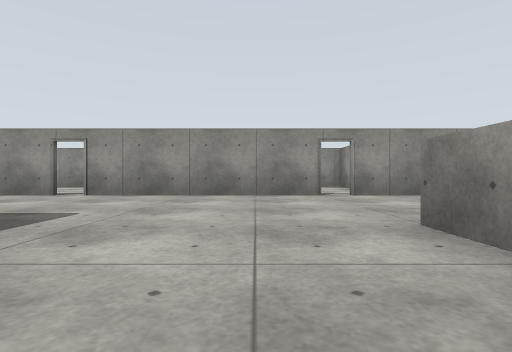
view 1 (above)

24 first-person views from a walk through a robot-simulator world made for Gazebo. The camera is 0.72 m above the floor, looks level and sees 80° across. The floor is counted in squares, 2.5 m on a side. Each view is taken from the middle of a square. On the plan, view 1 faces up. The plan holds only what a view shows up to about 9 squares ahead; the rest is blank. The place goes on beyond the plan.

view 2
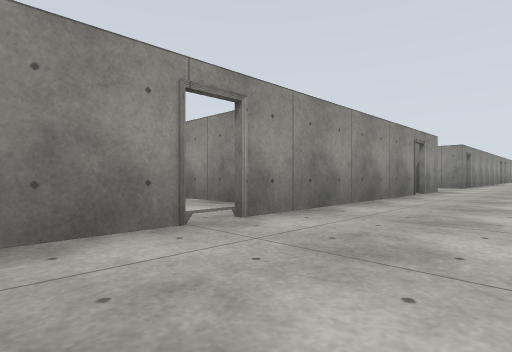

view 3
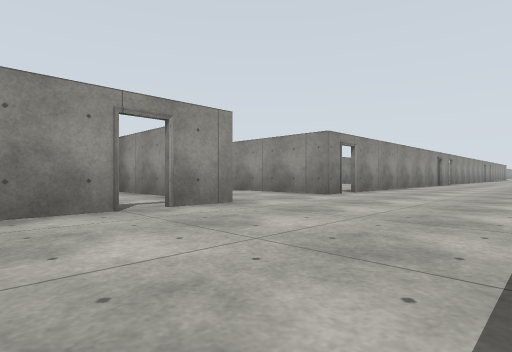

view 4
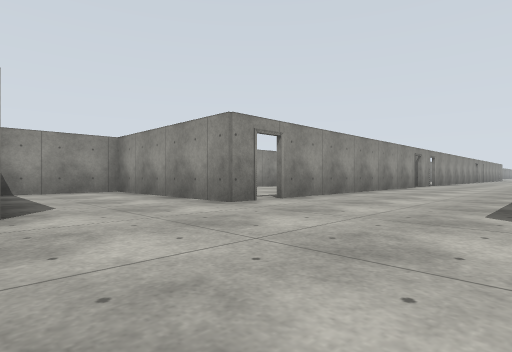

view 5
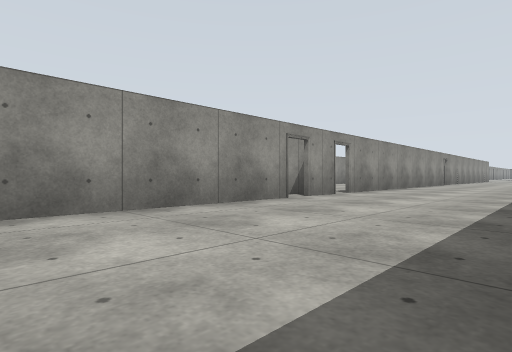

view 6
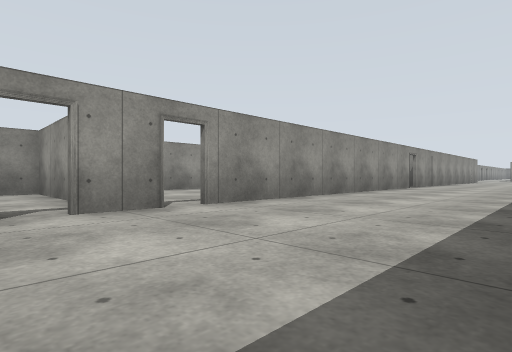

view 7
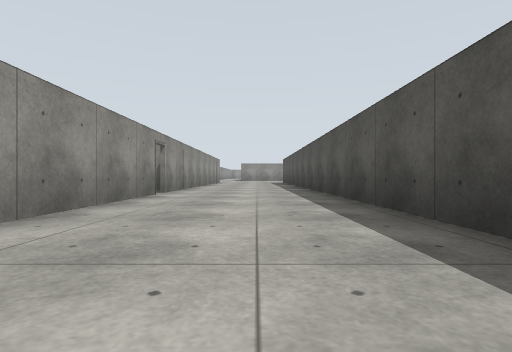

view 8
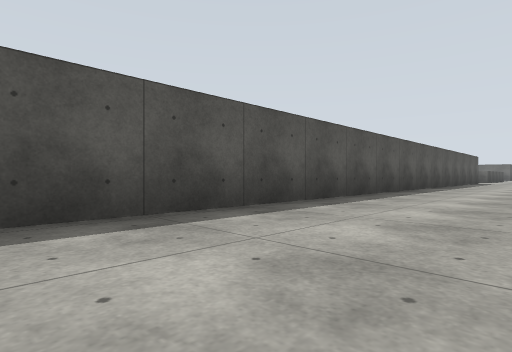

view 9
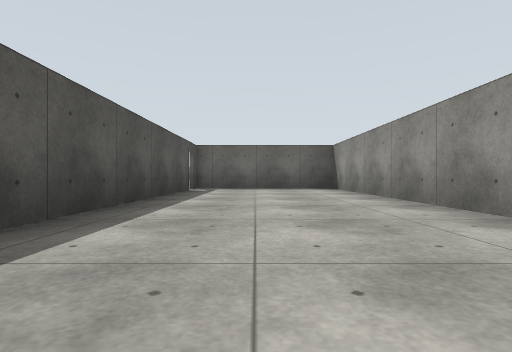

view 10
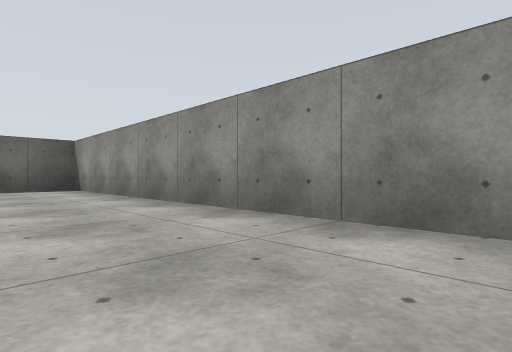

view 11
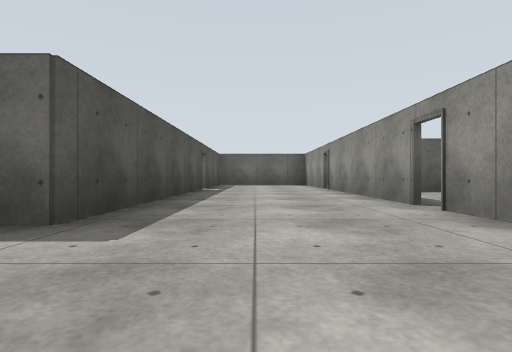

view 12
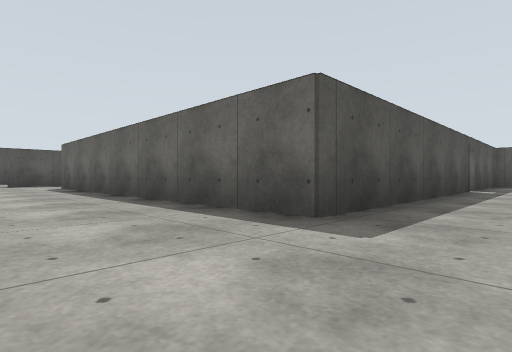

view 13
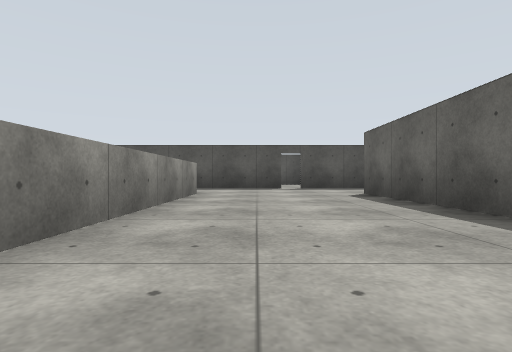

view 14
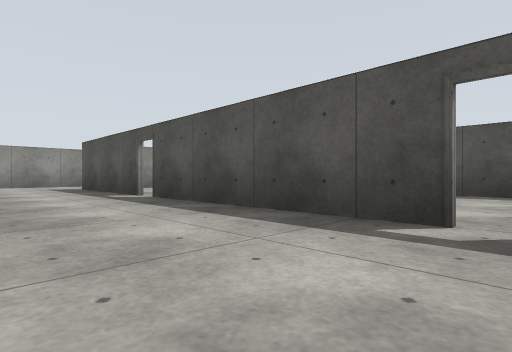

view 15
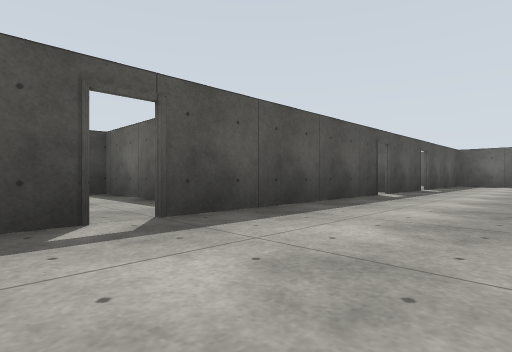

view 16
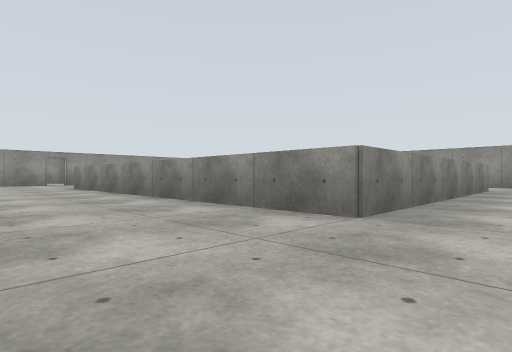

view 17
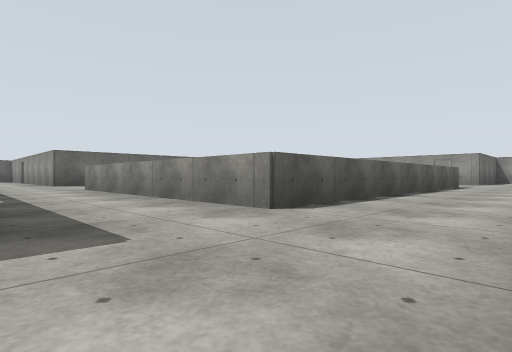

view 18
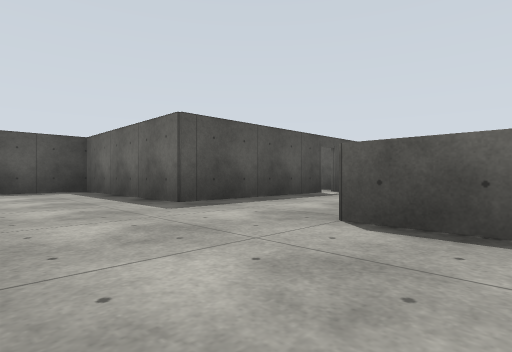

view 19
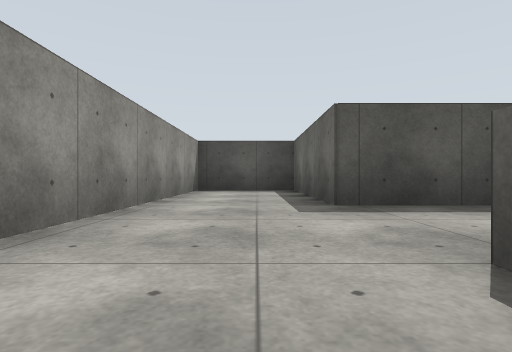

view 20
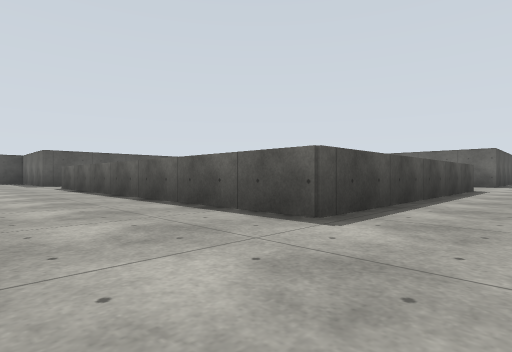

view 21
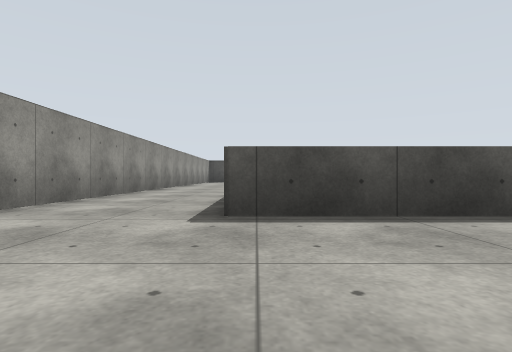

view 22
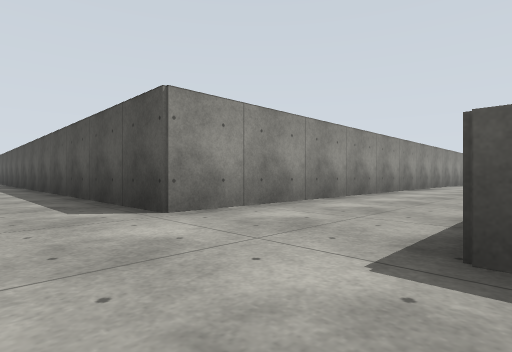

view 23
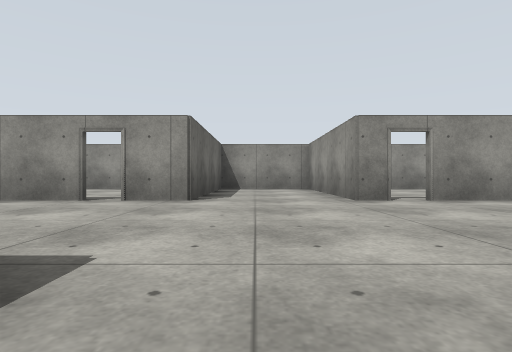

view 24
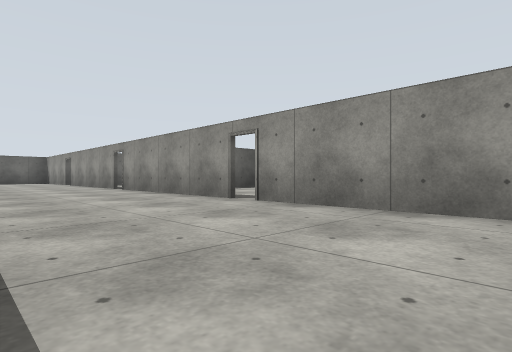

### Floor plan
Ten units are one square. View 1 is at (0, 0); x grows to the right and y downward. Boxes are objects, and circles mark ways between rooms. Rooms are numbered by the first view taken in them; rooms with no view inside come last. Other rooms are left out.
<svg viewBox="-70 -84 310 191">
<path fill="none" stroke="#000" d="M62 -18 62 50 10 50 10 -18 62 -18M86 -46 82 -46 82 -78 62 -78 62 -46 54 -46M50 -46 14 -46M10 -46 -26 -46M141 -46 90 -46M34 70 62 70 62 102 82 102 82 -18 235 -18M154 -46 146 -46M-30 -46 -65 -46M-6 70 30 70M-65 -18 -18 -18 -18 50 -27 50M-46 70 -10 70M218 -46 159 -46M-65 70 -51 70M235 -46 224 -46M159 -46 204 -46M219 -78 145 -78M150 -79 150 -46M126 -78 100 -78M150 -48 150 -78"/>
<circle cx="160" cy="-50" r="3" fill="#2a7"/>
<circle cx="220" cy="-50" r="3" fill="#2a7"/>
<circle cx="140" cy="-50" r="3" fill="#2a7"/>
<text x="70" y="-10">1</text>
<text x="190" y="-60">2</text>
<text x="120" y="-70">3</text>
</svg>
Room 1 opens to room 2. Room 1 opens to room 3.

Where each view was taken, in squares from view 1:
view 1: 0 up, 0 right, facing up
view 2: 3 up, 0 right, facing up-right
view 3: 2 up, 4 right, facing up-right
view 4: 2 up, 6 right, facing up-right
view 5: 2 up, 11 right, facing up-right
view 6: 2 up, 14 right, facing up-right
view 7: 3 up, 17 right, facing right
view 8: 4 up, 22 right, facing down-left
view 9: 6 up, 22 right, facing left
view 10: 6 up, 22 right, facing up-left
view 11: 3 up, 0 right, facing left
view 12: 3 up, 0 right, facing down-left
view 13: 0 up, 0 right, facing down
view 14: 5 down, 1 left, facing down-right
view 15: 5 down, 0 right, facing down-left
view 16: 6 down, 1 left, facing up-right
view 17: 7 down, 8 right, facing up-left
view 18: 4 down, 8 right, facing down-left
view 19: 4 down, 7 right, facing down
view 20: 3 up, 8 right, facing down-left
view 21: 4 up, 6 right, facing down
view 22: 3 up, 6 right, facing down-right
view 23: 1 up, 7 right, facing up
view 24: 2 up, 4 right, facing up-left
